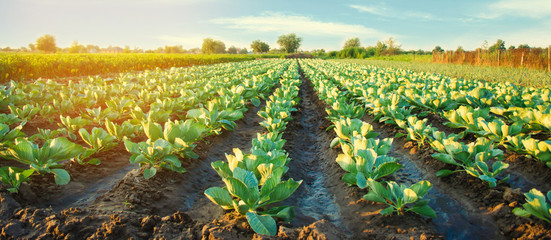
#> input picture data/5fe1e8c9fe5c416eb8468d7a12f414ff.jpg, 551 x 240 px
$ python -i app.py   (imports and definitions only)
#> lines starting #> are read from the running program, lines starting #| are printed output that depends on the picture; after the words box and inside, x2 and y2 are one past the last pixel; in counts of white or black regions, pixels touching at a corner belong together
#> further down, picture is the input picture: PIL image 551x240 RGB; mean R, G, B 134.4, 141.2, 92.3
# app.py
"""
AgriConnect-MRV — Deployment-safe Streamlit app
Farmer-friendly MRV — AI detection (heuristic), crop suggestions, modern techniques & notifications
No heavy ML frameworks, runs on basic Streamlit hosting
"""

import streamlit as st
from PIL import Image, ImageFilter
import numpy as np
import pandas as pd
import requests
import os, io, uuid, base64
from datetime import datetime

# --- Config ---
# [1 line not run here, left out]
DATA_DIR = "data"
# [1 line not run here, left out]
SUB_CSV = os.path.join(DATA_DIR, "submissions.csv")

# --- Storage helpers ---
# [6 lines left out: function init_storage, not called in this run]
# [1 line not run here, left out]

def load_subs():
    return pd.read_csv(SUB_CSV)

def save_subs(df):
    df.to_csv(SUB_CSV, index=False)

# [7 lines left out: function save_image_bytes, not called in this run]

# --- Lightweight heuristic "AI" detection (no torch) ---
CROP_LABELS = ["Wheat", "Rice", "Millet", "Maize", "Sugarcane","pulse" "Unknown"]

def detect_image_heuristic(pil_img: Image.Image):
    img = pil_img.convert("RGB")
    small = img.resize((224, 224))
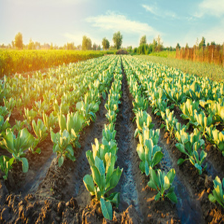
#> small: PIL image 224x224 RGB; mean R, G, B 134.4, 141.2, 92.3
    arr = np.array(small).astype(np.float32)

    r, g, b = arr[...,0], arr[...,1], arr[...,2]
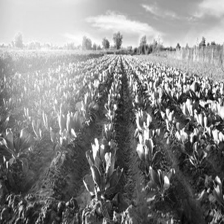
#> r: shape (224, 224) float32; min 3, max 255, mean 134.4
    green_mask = (g > r) & (g > b) & (g > 100)
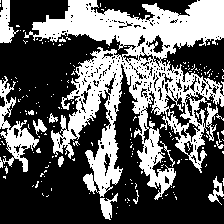
#> green_mask: shape (224, 224) bool; 37.6% white; 201 white regions (188 under 20 px), largest, box (x1, y1, x2, y2) and area: (24, 0, 224, 200) 15929, (0, 76, 39, 172) 1175, (0, 0, 19, 43) 440
    green_ratio = float(np.sum(green_mask) / (224*224))
#> green_ratio = 0.376

    luminance = 0.2126*r + 0.7152*g + 0.0722*b
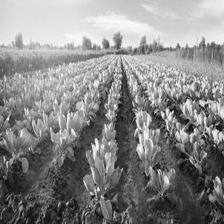
#> luminance: shape (224, 224) float32; min 6.08, max 253.1, mean 136.2
    brightness = float(np.mean(luminance) / 255.0)
#> brightness = 0.534

    mx = arr.max(axis=2)
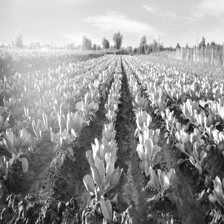
#> mx: shape (224, 224) float32; min 7, max 255, mean 149.9
    mn = arr.min(axis=2)
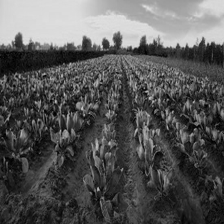
#> mn: shape (224, 224) float32; min 0, max 228, mean 87.2
    sat = float(np.mean((mx - mn) / (mx + 1e-6)))
#> sat = 0.424

    edges = np.array(small.convert("L").filter(ImageFilter.FIND_EDGES))
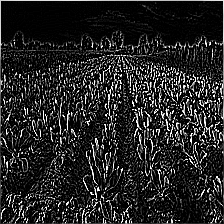
#> edges: shape (224, 224); min 0, max 255, mean 37.5
    edge_density = float(np.mean(edges > 25))
#> edge_density = 0.316

    score = {}
    score["Rice"] = 2.5*green_ratio + 1.0*sat - 1.5*edge_density - 0.5*brightness
    score["Wheat"] = 1.2*green_ratio + 0.8*edge_density + 0.2*brightness - 0.3*sat
    score["Millet"] = 0.6*green_ratio + 0.6*brightness - 0.8*sat - 0.2*edge_density
    score["Maize"] = 1.8*green_ratio + 1.1*edge_density + 0.3*sat
    score["Sugarcane"] = 2.0*green_ratio + 1.5*sat + 0.8*edge_density

    top_crop, raw = max(score.items(), key=lambda x: x[1])
#> top_crop = 'Sugarcane'; raw = 1.64
    conf = 0.5 + (np.tanh(raw) + 1)/2 * 0.48
#> conf = 0.963
    conf = float(np.clip(conf, 0.35, 0.99))

    health = "Healthy"
    if edge_density > 0.18:
        health = "Possible Pest / Disease"
    elif edge_density > 0.12 and (brightness < 0.25 or brightness > 0.9):
        health = "Stressed / Possible Disease"

    return {"crop": top_crop, "health": health, "confidence": round(conf,2),
            "green_ratio": round(green_ratio,3), "edge_density": round(edge_density,3),
            "brightness": round(brightness,2)}

# --- Weather & suggestion ---
STATE_COORDS = {
    "Andhra Pradesh": (15.9129,79.74), "Bihar": (25.0961,85.3131), "Karnataka": (15.3173,75.7139),
    "Maharashtra": (19.7515,75.7139), "Tamil Nadu": (11.1271,78.6569), "Uttar Pradesh": (26.8467,80.9462),
    "Other": (20.5937,78.9629)
}

# [31 lines left out: functions get_weather_data, suggest_crop_from_weather, not called in this run]

# --- CSS / styling (preserve your UI look) ---
# [29 lines not run here, left out]

# --- Session state defaults ---
if "user" not in st.session_state: st.session_state.user = None
if "uploaded_image" not in st.session_state: st.session_state.uploaded_image = None
if "analyze_result" not in st.session_state: st.session_state.analyze_result = None
if "notification" not in st.session_state: st.session_state.notification = []

INDIAN_STATES = ["Andhra Pradesh","Arunachal Pradesh","Assam","Bihar","Chhattisgarh","Goa","Gujarat","Haryana",
                 "Himachal Pradesh","Jharkhand","Karnataka","Kerala","Madhya Pradesh","Maharashtra","Manipur",
                 "Meghalaya","Mizoram","Nagaland","Odisha","Punjab","Rajasthan","Sikkim","Tamil Nadu",
                 "Telangana","Tripura","Uttar Pradesh","Uttarakhand","West Bengal","Other"]

# --- Landing / Sign-in ---
# [187 lines not run here, left out]
# --- end ---

>>> from PIL import Image
>>> picture = Image.open('data/5fe1e8c9fe5c416eb8468d7a12f414ff.jpg')
>>> result = detect_image_heuristic(picture)
#> result = {'crop': 'Sugarcane', 'health': 'Possible Pest / Disease', 'confidence': 0.96, 'green_ratio': 0.376, 'edge_density': 0.316, 'brightness': 0.53}
